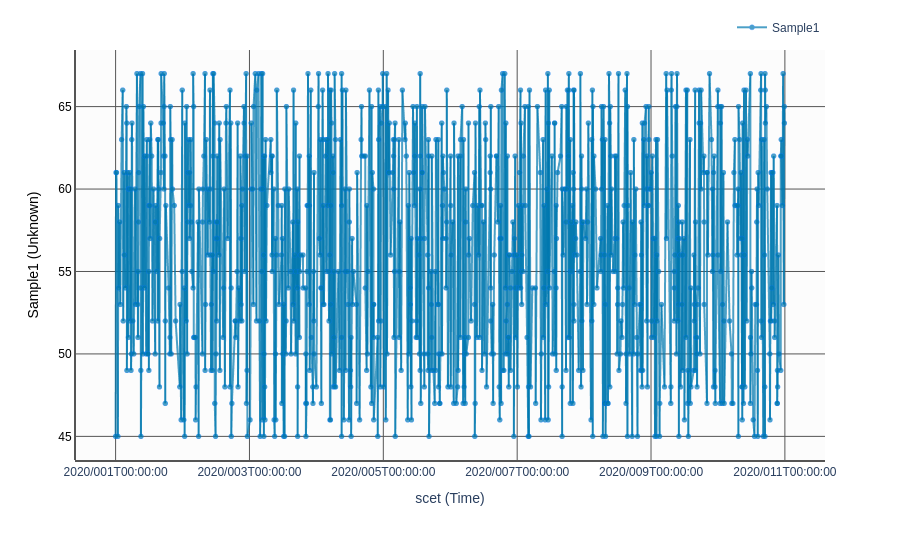

The cell this chart's notebook holds for it:
### Code cell
# Plot some data

#file_input = CSVConnector("files/sampledata.csv").get_data()
file_input = CSVConnector("/Users/dan/dev/fspa_toolkit/script/data_conversion_scripts/output.csv").get_data()

print(file_input)

fig,c,m,t = dtatplot.make_stacked_graph( # make_stacked_graph is the primary plotting method
    file_input,  # this is the data that DTAT plots from
    y_vars = [["Sample1"]]  # this is the y variables to plot
    )  # the x variable to plot by defaults to SCET
fig.show()

### Figure 1 — Plotly figure (JSON) as saved in the notebook; plotly's stock layout.template omitted (floating-point values rounded to 4 significant figures; data arrays with more than 128 entries replaced by an {"elided": "..."} marker saying what was removed)
{"data": [{"hovertemplate": "X: scet: %{x|%Y-%jT%H:%M:%S.%L}<br>Y: Sample1: %{y}<br>Time: scet: %{meta[1]|%Y-%jT%H:%M:%S.%L}<extra></extra>", "marker": {"color": "#0078AF", "colorscale": [[0, "rgb(0,0,131)"], [0.2, "rgb(0,60,170)"], [0.4, "rgb(5,255,255)"], [0.6, "rgb(255,255,0)"], [0.8, "rgb(250,0,0)"], [1, "rgb(128,0,0)"]], "line": {"color": "#0073FF", "width": 0.5}, "showscale": false, "size": 5, "symbol": "circle"}, "meta": {"elided": "1000x2 str values"}, "mode": "lines+markers", "name": "Sample1", "opacity": 0.7, "showlegend": true, "type": "scattergl", "x": {"elided": "1000 str values"}, "xaxis": "x", "y": {"elided": "1000 int values"}, "yaxis": "y"}], "layout": {"autosize": true, "font": {"family": "Arial"}, "legend": {"orientation": "h", "x": 1, "xanchor": "right", "y": 1.02, "yanchor": "bottom"}, "margin": {"b": 100, "l": 75, "r": 75, "t": 50}, "plot_bgcolor": "#fcfcfc", "xaxis": {"anchor": "y", "autorange": true, "domain": [0, 1], "gridcolor": "#555555", "linecolor": "#555555", "linewidth": 2, "range": ["2019-12-31 09:43:20.374", "2020-01-11 14:06:00.676"], "showgrid": true, "showline": true, "tickformat": "%Y/%jT%H:%M:%S", "title": {"text": "scet (Time)"}, "type": "date", "zerolinecolor": "#555555"}, "yaxis": {"anchor": "free", "autorange": true, "domain": [0, 1], "gridcolor": "#555555", "linecolor": "#555555", "linewidth": 2, "overlaying": "y", "position": 0, "range": [43.49, 68.51], "showgrid": true, "showline": true, "tickfont": {"color": "#000000"}, "title": {"font": {"color": "#000000"}, "text": "Sample1 (Unknown)"}, "type": "linear", "zerolinecolor": "#555555"}}}
